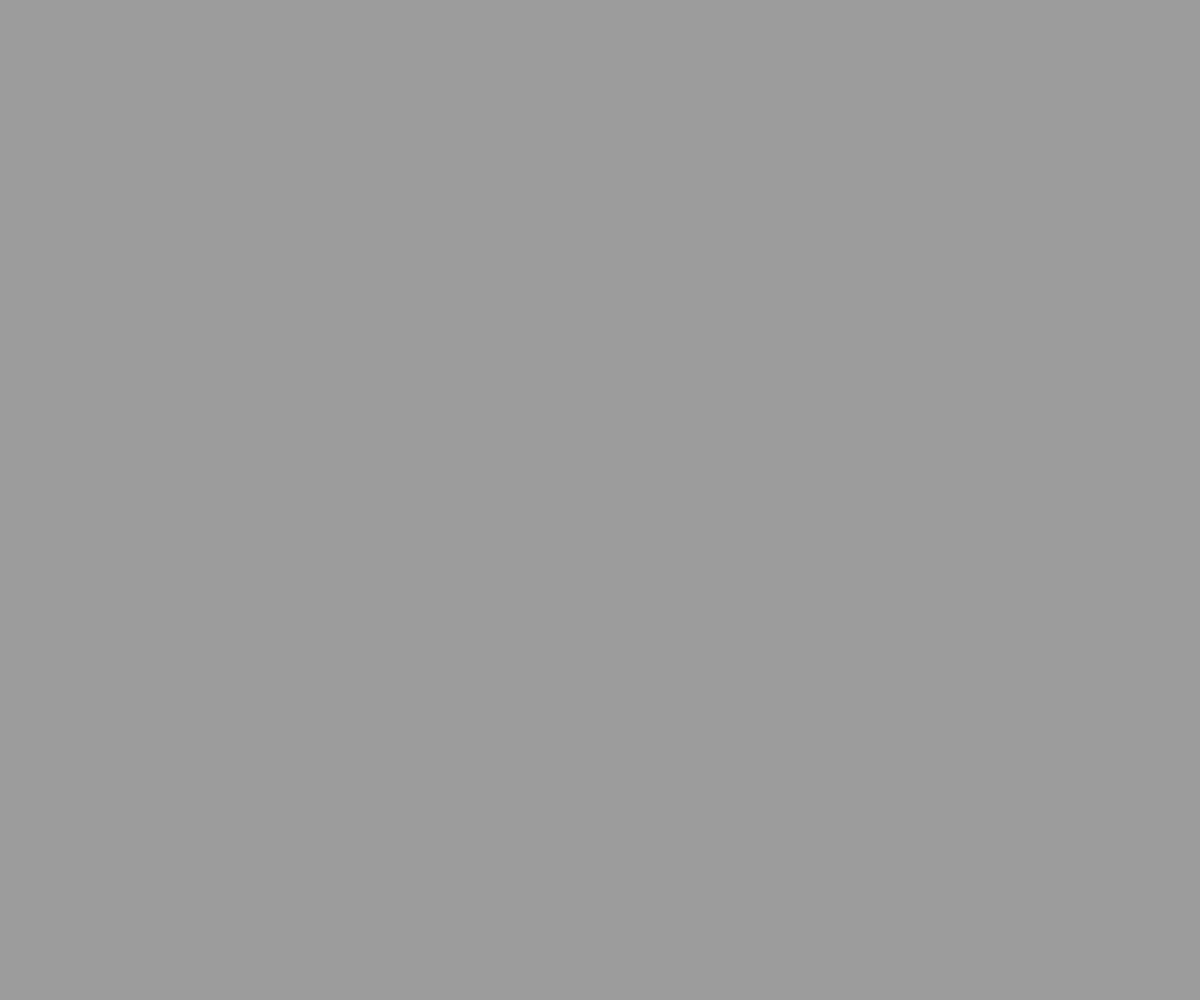
Frame 1 (no input)
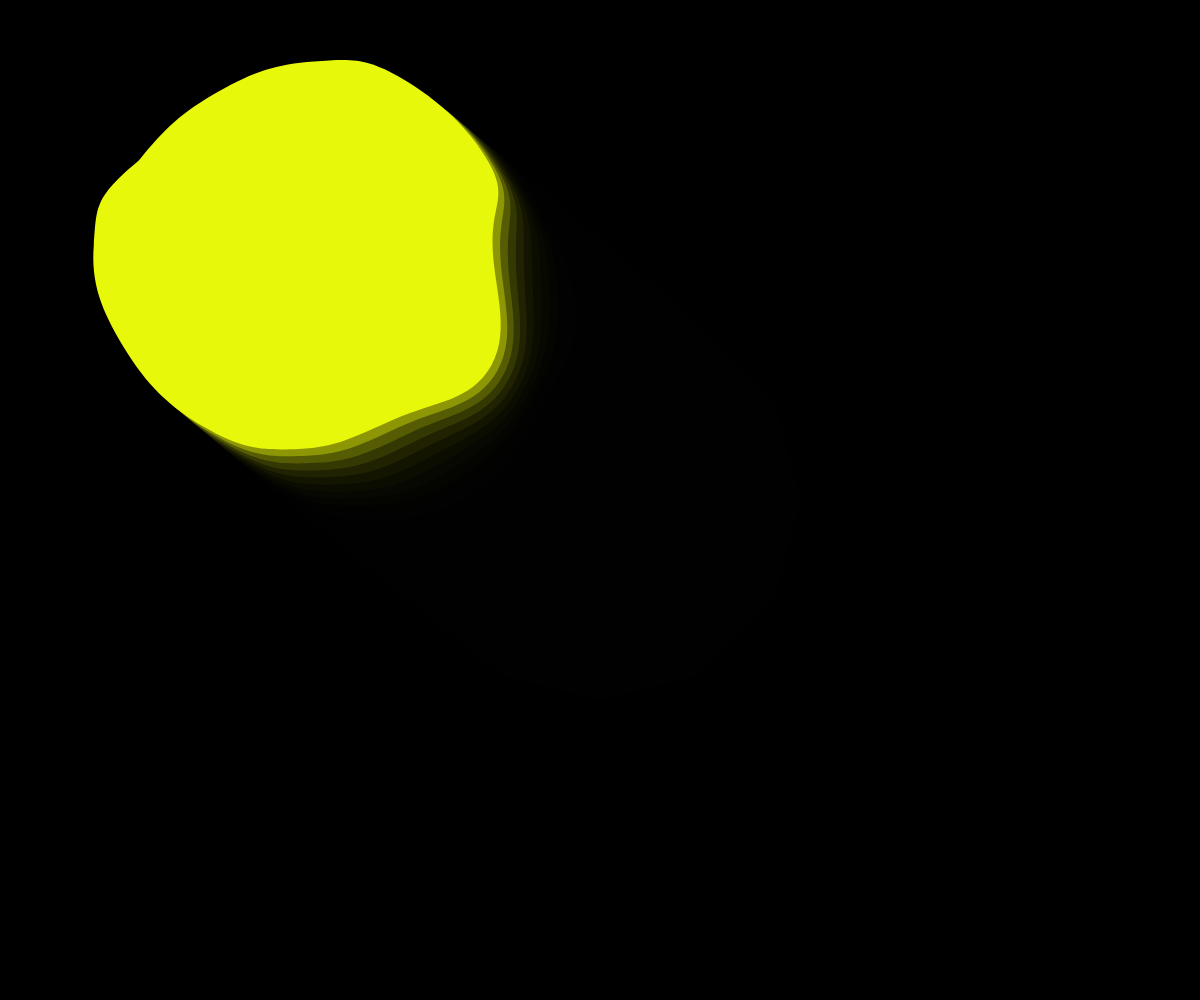
Frame 60 (no input)
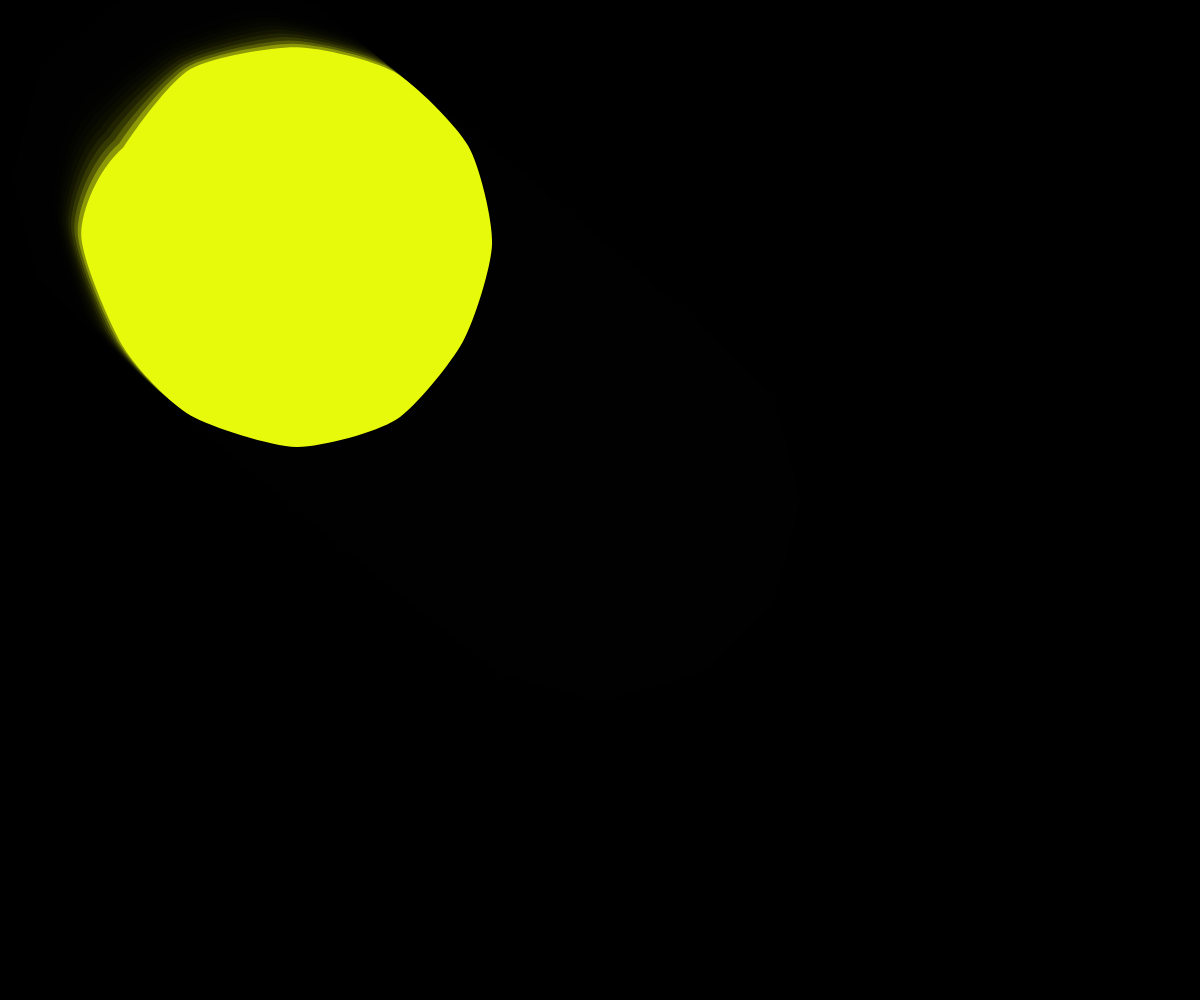
Frame 120 (the mouse pressed at the canvas centre since frame 60)

The p5.js sketch that drew these frames (run headless with seeded random() and noise() and a simulated clock; from frame 60 on, the mouse is pressed at the canvas centre):

// p5.js sketch
// ── sketch.js
let canvas;

// center point
let centerX = 0.0, centerY = 0.0;

let radius = 200, rotAngle = -90;
let accelX = 0.0, accelY = 0.0;
let deltaX = 0.0, deltaY = 0.0;
let springing = 0.0005, damping = 0.975;

//corner nodes
let nodes = 12;

//shape fill
let fillColor = [Math.floor(Math.random() * 255), Math.floor(Math.random() * 255), Math.floor(Math.random() * 255)];
let ascColor = [1, 1, 1];

//canvas blur
const MAX_BLUR = 15;
let blur = 0;
let ascBlur = 1;

//zero fill arrays
let nodeStartX = [];
let nodeStartY = [];
let nodeX = [];
let nodeY = [];
let angle = [];
let frequency = [];

// soft-body dynamics
let organicConstant = 1.0;

function setup() {
    canvas = createCanvas(window.innerWidth, window.innerHeight);

    //center shape in window
    centerX = width / 2;
    centerY = height / 2;

    //adjust mouse position
    mouseX = width / 2 + (Math.random() < 0.5 ? -1 : 1) * 80;
    mouseY = height / 2 + (Math.random() < 0.5 ? -1 : 1) * 80;

    //add style
    canvas.style("z-index", "-1");
    canvas.style('filter', `blur(${blur}px)`);
    canvas.position(0, 0);

    //initialize arrays to 0
    for (let i = 0; i < nodes; i++) {
        nodeStartX[i] = 0;
        nodeStartY[i] = 0;
        nodeY[i] = 0;
        nodeY[i] = 0;
        angle[i] = 0;
    }

    // iniitalize frequencies for corner nodes
    for (let i = 0; i < nodes; i++) {
        frequency[i] = random(5, 12);
    }

    noStroke();
    frameRate(30);
}

function draw() {
    //fade background
    fill(0, 100);
    rect(0, 0, width, height);
    drawShape();
    moveShape();
}

function drawShape() {
    //  calculate node  starting locations
    for (let i = 0; i < nodes; i++) {
        nodeStartX[i] = centerX + cos(radians(rotAngle)) * radius;
        nodeStartY[i] = centerY + sin(radians(rotAngle)) * radius;
        rotAngle += 360.0 / nodes;
    }

    // draw polygon
    curveTightness(organicConstant);
    fill(color(fillColor[0], fillColor[1], fillColor[2]));

    beginShape();
    for (let i = 0; i < nodes; i++) {
        curveVertex(nodeX[i], nodeY[i]);
    }
    for (let i = 0; i < nodes - 1; i++) {
        curveVertex(nodeX[i], nodeY[i]);
    }
    endShape(CLOSE);
}

function mouseMoved() {
    updateFill();
    canvas.style('filter', `blur(${blur}px)`);
    updateBlur();
}

function moveShape() {
    //move center point
    deltaX = mouseX - centerX;
    deltaY = mouseY - centerY;

    // create springing effect
    deltaX *= springing;
    deltaY *= springing;
    accelX += deltaX;
    accelY += deltaY;

    // move predator's center
    centerX += accelX;
    centerY += accelY;

    // slow down springing
    accelX *= damping;
    accelY *= damping;

    // change curve tightness
    organicConstant = 1 - ((abs(accelX) + abs(accelY)) * 0.1);

    //move nodes
    for (let i = 0; i < nodes; i++) {
        nodeX[i] = nodeStartX[i] + sin(radians(angle[i])) * (accelX * 2);
        nodeY[i] = nodeStartY[i] + sin(radians(angle[i])) * (accelY * 2);
        angle[i] += frequency[i];
    }
}

function updateFill() {
    for (let i = 0; i < 3; i++) {
        fillColor[i] = fillColor[i] + (Math.floor(Math.random() * 3) * ascColor[i]);
        if (fillColor[i] > 255) {
            fillColor[i] = 255;
            ascColor[i] = -1;
        }
        else if (fillColor[i] < 0) {
            fillColor[i] = 0;
            ascColor[i] = 1;
        }
    }
}

function updateBlur() {
    let factor = blur < 3 ? 1.05 : 1.2;
    blur = blur + (Math.floor(Math.random() * factor) * ascBlur);
    if (blur > MAX_BLUR) {
        blur = MAX_BLUR;
        ascBlur = -1;
    }
    else if (blur < 0) {
        blur = 0;
        ascBlur = 1;
    }
}

function windowResized() {
    resizeCanvas(windowWidth, windowHeight);
  }
